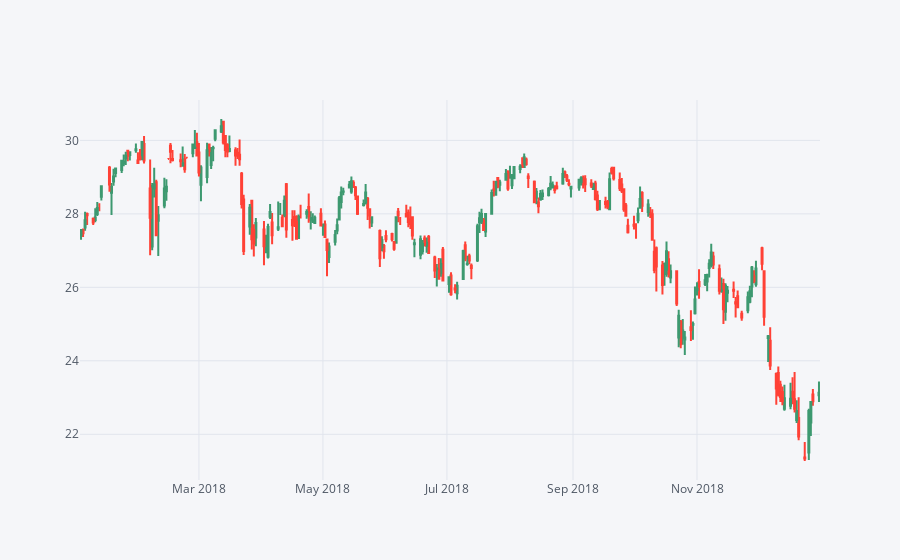

The code cell stored with this chart in its notebook:
### Code cell
BAC18.iplot(kind='candle')

### Figure 1 — Plotly figure (JSON) as saved in the notebook; plotly's stock layout.template omitted (floating-point values rounded to 4 significant figures; data arrays with more than 128 entries replaced by an {"elided": "..."} marker saying what was removed)
{"data": [{"close": {"elided": "251 float values"}, "high": {"elided": "251 float values"}, "low": {"elided": "251 float values"}, "open": {"elided": "251 float values"}, "showlegend": false, "type": "candlestick", "x": {"elided": "251 str values"}, "yaxis": "y2"}], "layout": {"legend": {"bgcolor": "#F5F6F9", "font": {"color": "#4D5663"}}, "paper_bgcolor": "#F5F6F9", "plot_bgcolor": "#F5F6F9", "title": {"font": {"color": "#4D5663"}}, "xaxis": {"gridcolor": "#E1E5ED", "rangeslider": {"visible": false}, "showgrid": true, "tickfont": {"color": "#4D5663"}, "title": {"font": {"color": "#4D5663"}, "text": ""}, "zerolinecolor": "#E1E5ED"}, "yaxis": {"gridcolor": "#E1E5ED", "showgrid": true, "showticklabels": false, "tickfont": {"color": "#4D5663"}, "title": {"font": {"color": "#4D5663"}, "text": ""}, "zerolinecolor": "#E1E5ED"}, "yaxis2": {"gridcolor": "#E1E5ED", "showgrid": true, "tickfont": {"color": "#4D5663"}, "title": {"font": {"color": "#4D5663"}, "text": ""}, "zerolinecolor": "#E1E5ED"}}}
